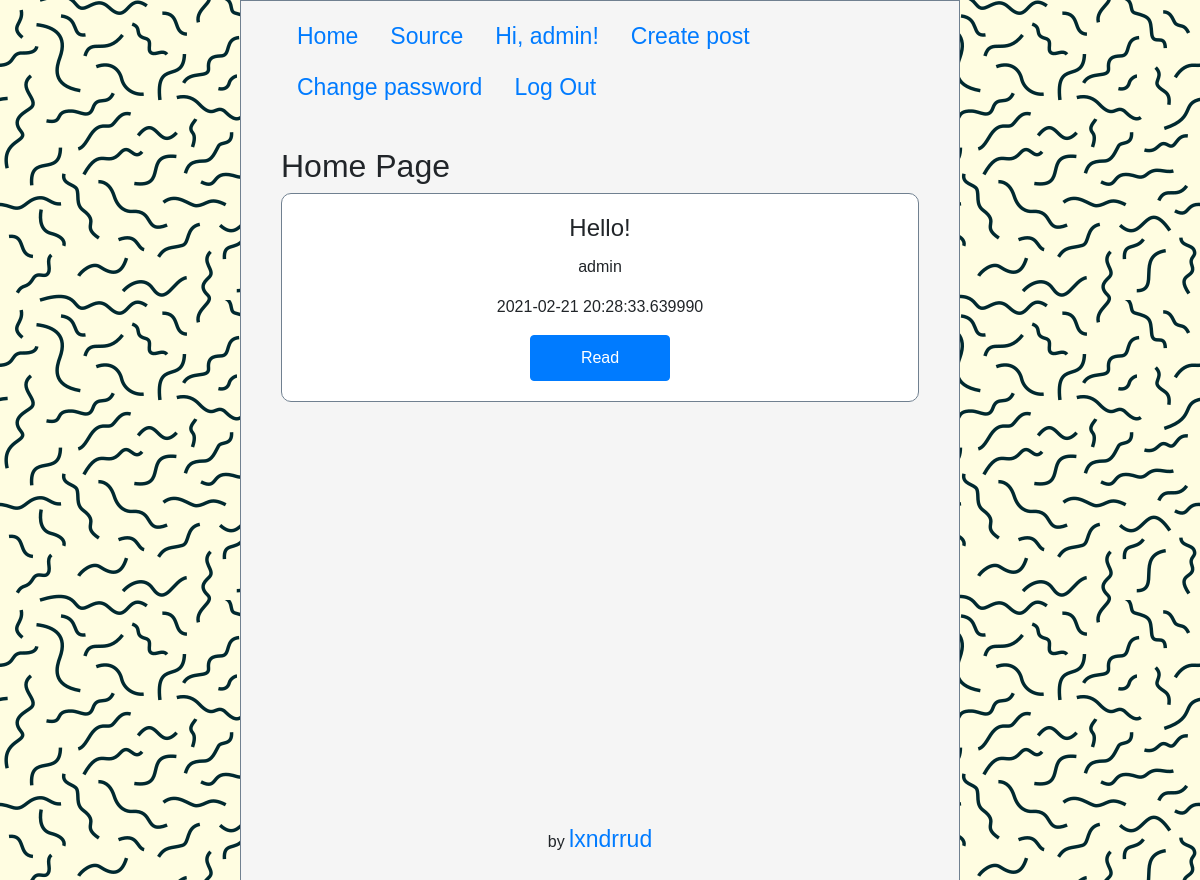
Screenshot of / (signed in) with the database file from the repository.
### script.py (models this page shows, shortened)
class Post(db.Model):
    id = db.Column(db.Integer, primary_key=True)
    title = db.Column(db.String(50), nullable=False)
    text = db.Column(db.String(500), nullable=False)
    datetime = db.Column(db.DateTime, nullable=False, default=datetime.now())
    author_nickname = db.Column(db.String(50), db.ForeignKey('user.nickname'))
    commentaries = db.relationship('Commentary', backref=db.backref('post'))
    likes = db.relationship('Like', backref=db.backref('post'))

### script.py (the view)
@app.route('/', methods=['GET'])
def home():
    if not session.get('is_authenticated', False):
        session['is_authenticated'] = False
    posts = Post.query.order_by(Post.datetime).all()
    posts.reverse()
    return render_template('home.html', posts=posts)

### templates/home.html (shortened to what this page needs)
{% extends 'base.html' %}
{% block content %}
    <h2 class="page-title">Home Page</h2>
    {% for post in posts %}
        <div class="card">
            <div class="card-body">
                {% if post.title.__len__() > 30 %}
                    <h4 class="card-title">{{ post.title[:30]+'...' }}</h4>
                {% else %}
                    <h4 class="card-title">{{ post.title }}</h4>
                {% endif %}
                <p class="card-text">{{ post.author_nickname }}</p>
                <p class="card-text">{{ post.datetime }}</p>
                <a href="{{ url_for('post_detail', post_id=post.id) }}" class="btn btn-primary">Read</a>
            </div>
        </div>
    {% endfor %}
{% endblock content %}

### templates/base.html (shortened to what this page needs)
<!doctype html>
<html lang="en">
<head>
    <link rel="stylesheet" href="https://maxcdn.bootstrapcdn.com/bootstrap/4.0.0/css/bootstrap.min.css">
    <link rel="stylesheet" href="{{ url_for('static', filename='css/style.css') }}">
</head>
<body>
    <div class="wrapper">
        <ul class="nav">
            <li class="nav-item">
                <a class="nav-link" href="{{ url_for('home') }}">Home</a>
            </li>
            <li class="nav-item">
                <a href="https://github.com/lxndrrud/flaskalc" class="nav-link">Source</a>
            </li>
            {% if session.is_authenticated %}
                <li class="nav-item">
                    <a class="nav-link" href="{{ url_for('user_posts', nickname=session.nickname) }}">Hi, {{ session.nickname }}!</a>
                </li>
                <li class="nav-item">
                    <a class="nav-link" href="{{ url_for('post_create') }}">Create post</a>
                </li>
                <li class="nav-item">
                    <a class="nav-link" href="{{ url_for('change_password') }}">Change password</a>
                </li>
                <li class="nav-item">
                    <a class="nav-link" href="{{ url_for('logout') }}">Log Out</a>
                </li>
            {% endif %}
        </ul>
        <div class="content">{% block content %}{% endblock content %}</div>
        <div class="footer">
            <p>by <a href="https://github.com/lxndrrud">lxndrrud</a></p>
        </div>
    </div>
</body>
</html>

### static/css/style.css (style rules this page uses)
* { margin: 0; padding: 0; }
html, body { font-family: Helvetica; }
body { background: url(../volnistye-linii.png); word-wrap: break-word; }
.wrapper { background: whitesmoke; width: 60%; min-height: 100vh; margin: 0 20%; border: 1px solid slategrey; }
a { font-size: 23px; }
.nav { padding-left: 40px; padding-top: 10px; border-width: 0px; }
.content { margin: 0; padding-top: 35px; padding-left: 40px; padding-right: 40px; box-sizing: border-box; padding-bottom: 10px; min-height: calc(100vh - 90px); }
.footer { height: 90px; vertical-align: bottom; text-align: center; }
.card { border-radius: 10px; border: none; }
.card-body { text-align: center; border-radius: 10px; border: 1px solid slategrey; }
.btn { padding: 10px 50px; }

### rows the page displays
Post: nickname "admin", title "Hello!", author_nickname "admin", datetime "2021-02-21 20:28:33.639990"
